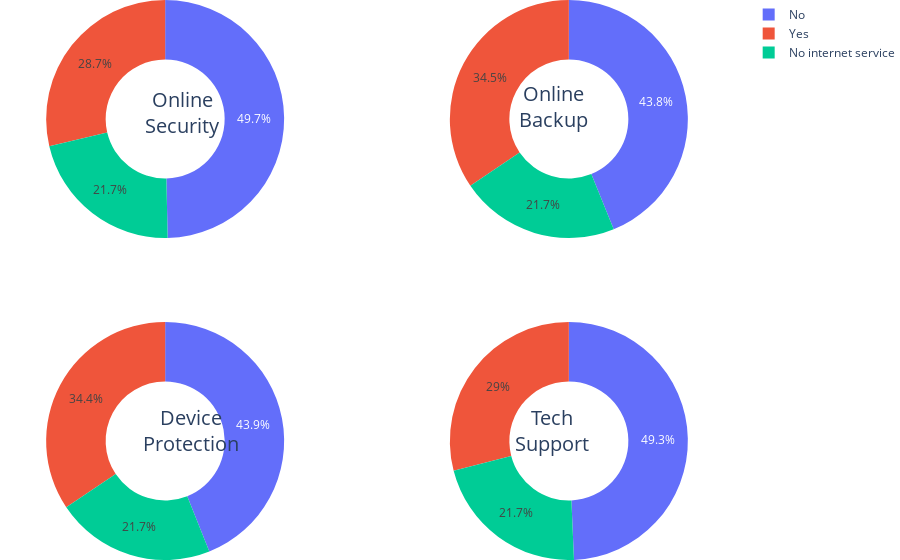

The code cell stored with this chart in its notebook:
### Markdown cell above
### OnlineSecurity, OnlineBackup, DeviceProtection, TechSupport

### Code cell
# Create subplots: use 'domain' type for Pie subplot
fig = make_subplots(rows=2, cols=2, specs=[[{'type':'domain'}, {'type':'domain'}],[{'type':'domain'}, {'type':'domain'}]])

fig.add_trace(go.Pie(labels=df_churn['OnlineSecurity'].value_counts().index, values=df_churn['OnlineSecurity'].value_counts().values, name="Online Security"),
              1, 1)
fig.add_trace(go.Pie(labels=df_churn['OnlineBackup'].value_counts().index, values=df_churn['OnlineBackup'].value_counts().values, name="Online Backup"),
              1, 2)
fig.add_trace(go.Pie(labels=df_churn['DeviceProtection'].value_counts().index, values=df_churn['DeviceProtection'].value_counts().values, name="Device Protection"),
              2, 1)
fig.add_trace(go.Pie(labels=df_churn['TechSupport'].value_counts().index, values=df_churn['TechSupport'].value_counts().values, name="Tech Support"),
              2, 2)

# donut-like pie chart
fig.update_traces(hole=.5, hoverinfo="label+percent")

fig.update_layout(

    # Add annotations in the center of the donut pies.
    annotations=[dict(text='Online<br>Security', x=0.195, y=0.85, font_size=20, showarrow=False),
                 dict(text='Online<br>Backup', x=0.804, y=0.86, font_size=20, showarrow=False),
                 dict(text='Device<br>Protection', x=0.192, y=0.18, font_size=20, showarrow=False),
                 dict(text='Tech<br>Support', x=0.805, y=0.18, font_size=20, showarrow=False)])
fig.update_layout(margin=dict(t=0, b=0, l=0, r=0))
fig.show()



printmd("### 'Online Backup', 'Device Protection' and 'Online Security', 'Tech Support' has similar distribution")

### Figure 1 — Plotly figure (JSON) as saved in the notebook; plotly's stock layout.template omitted (floating-point values rounded to 4 significant figures)
{"data": [{"domain": {"x": [0, 0.45], "y": [0.575, 1]}, "hole": 0.5, "hoverinfo": "label+percent", "labels": ["No", "Yes", "No internet service"], "name": "Online Security", "type": "pie", "values": [3498, 2019, 1526]}, {"domain": {"x": [0.55, 1], "y": [0.575, 1]}, "hole": 0.5, "hoverinfo": "label+percent", "labels": ["No", "Yes", "No internet service"], "name": "Online Backup", "type": "pie", "values": [3088, 2429, 1526]}, {"domain": {"x": [0, 0.45], "y": [0, 0.425]}, "hole": 0.5, "hoverinfo": "label+percent", "labels": ["No", "Yes", "No internet service"], "name": "Device Protection", "type": "pie", "values": [3095, 2422, 1526]}, {"domain": {"x": [0.55, 1], "y": [0, 0.425]}, "hole": 0.5, "hoverinfo": "label+percent", "labels": ["No", "Yes", "No internet service"], "name": "Tech Support", "type": "pie", "values": [3473, 2044, 1526]}], "layout": {"annotations": [{"font": {"size": 20}, "showarrow": false, "text": "Online<br>Security", "x": 0.195, "y": 0.85}, {"font": {"size": 20}, "showarrow": false, "text": "Online<br>Backup", "x": 0.804, "y": 0.86}, {"font": {"size": 20}, "showarrow": false, "text": "Device<br>Protection", "x": 0.192, "y": 0.18}, {"font": {"size": 20}, "showarrow": false, "text": "Tech<br>Support", "x": 0.805, "y": 0.18}], "margin": {"b": 0, "l": 0, "r": 0, "t": 0}}}
